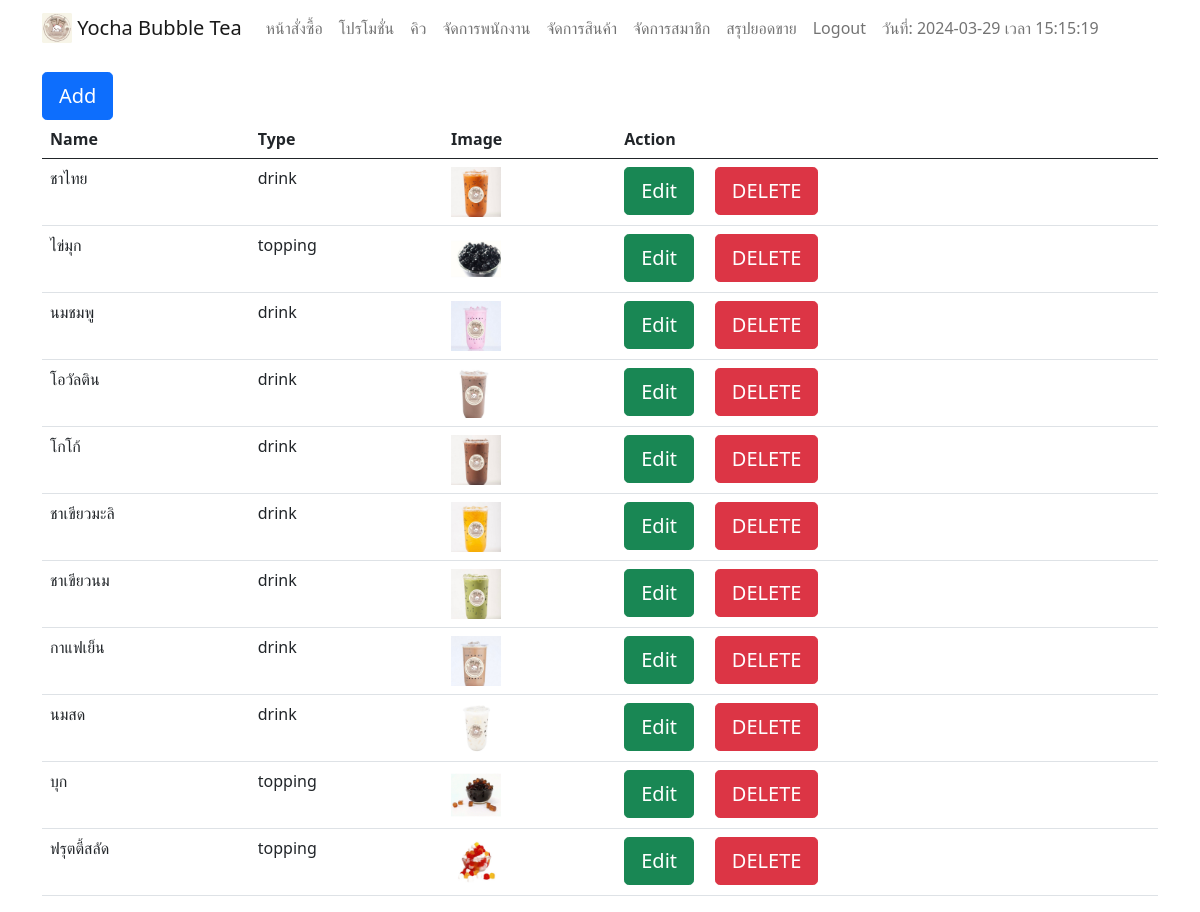
Page /owner/manage_product.php (signed in) on the committed database.
### tables this page shows
CREATE TABLE `product` (
  `pro_id` int(11) NOT NULL,
  `name` varchar(50) NOT NULL,
  `type` varchar(25) NOT NULL,
  `image` varchar(100) NOT NULL
);

### owner/manage_product.php (the view, shortened to what this page needs)
<?php
include("navbar_owner.php");
include ("../connection.php");
$sql = "SELECT * FROM product";
$result = $conn->query($sql);
echo "<div class='container'>";
echo "<a href='add_product.php'><button type='button'  class='btn btn-primary btn-lg'>Add</button> </a>";
if ($result->num_rows > 0) {
    echo "<br>";
    echo "<div class='table-responsive'>";
    echo "<table class='table '>";
    echo "<thead><tr><th>Name</th><th>Type</th><th>Image</th><th>Action</th></tr></thead>";
    echo "<tbody>";
    while($row = $result->fetch_assoc()) {
        echo "<tr><td>".$row["name"]."</td><td>".$row["type"]."</td><td><img src='../assets/img/product/".$row["image"]."'width='50' height='50' ></td>
        <td>
        <a href='edit_product.php?id=".$row["pro_id"]."'><button type='button'  class='btn btn-success btn-lg'>Edit</button></a>
        &nbsp;&nbsp;&nbsp;
        <a onclick='return confirmDelete();' href='delete_product.php?id=".$row["pro_id"]."&product_name=".$row["image"]."'><button type='button' class='btn btn-danger btn-lg'>DELETE</button></a></td></tr>";
    }
    echo "</tbody>";
    echo "</table>";
    echo "</div>";
    echo "</div>";
} else {
    echo "0 results";
}
?>

### rows in the picture
product: name "ชาไทย", type "drink", image (picture)
product: name "ไข่มุก", type "topping", image (picture)
product: name "นมชมพู", type "drink", image (picture)
product: name "โอวัลติน", type "drink", image (picture)
product: name "โกโก้", type "drink", image (picture)
product: name "ชาเขียวมะลิ", type "drink", image (picture)
product: name "ชาเขียวนม", type "drink", image (picture)
product: name "กาแฟเย็น", type "drink", image (picture)
product: name "นมสด", type "drink", image (picture)
product: name "บุก", type "topping", image (picture)
product: name "ฟรุตตี้สลัด", type "topping", image (picture)
